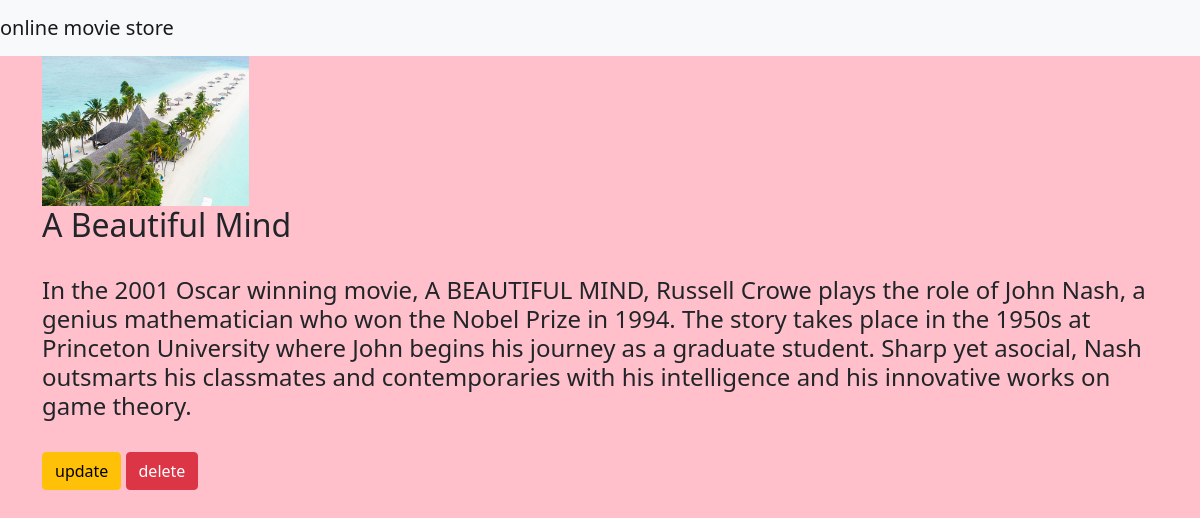
The app's page /movie/2/ with its own data.
### movieapp/models.py (models this page shows, shortened)
class Movie(models.Model):
    name = models.CharField(max_length=250)
    desc = models.TextField()
    year = models.IntegerField()
    img = models.ImageField(upload_to='gallery')

### movieapp/views.py (the view)
# urls.py: path('movie/<int:movie_id>/', views.detail, name='detail'),
def detail(request, movie_id):
    movie = Movie.objects.get(id=movie_id)
    return render(request, 'detail.html', {'movie': movie})

### template/detail.html
{% extends 'base.html' %}
{% block body %}
<div class="container">
    <div class="row">
        <div class="col-mod-6">
           <img src="{{movie.img.url}}" height='150'>
        </div>
        <div class="col-mod-6">
         <h2> {{movie.name}}</h2><br>
          <h4>{{movie.desc}}</h4><br>
            <a class="btn btn-warning" href="{% url 'movieapp:update' movie.id %}">update</a>
            <a class="btn btn-danger" href="{% url 'movieapp:delete' movie.id %}">delete</a>
        </div>
    </div>
</div>
{% endblock %}

### static/style.css (style rules this page uses)
body { background-color:pink; }

### records on screen
Movie: img (picture), name "A Beautiful Mind", desc "In the 2001 Oscar winning movie, A BEAUTIFUL MIND, Russell Crowe plays the role of John Nash, a genius mathematician who won the Nobel Prize in 1994. The story takes place in the 1950s at Princeton University where John begins his journey as a graduate student. Sharp yet asocial, Nash outsmarts his classmates and contemporaries with his intelligence and his innovative works on game theory."
